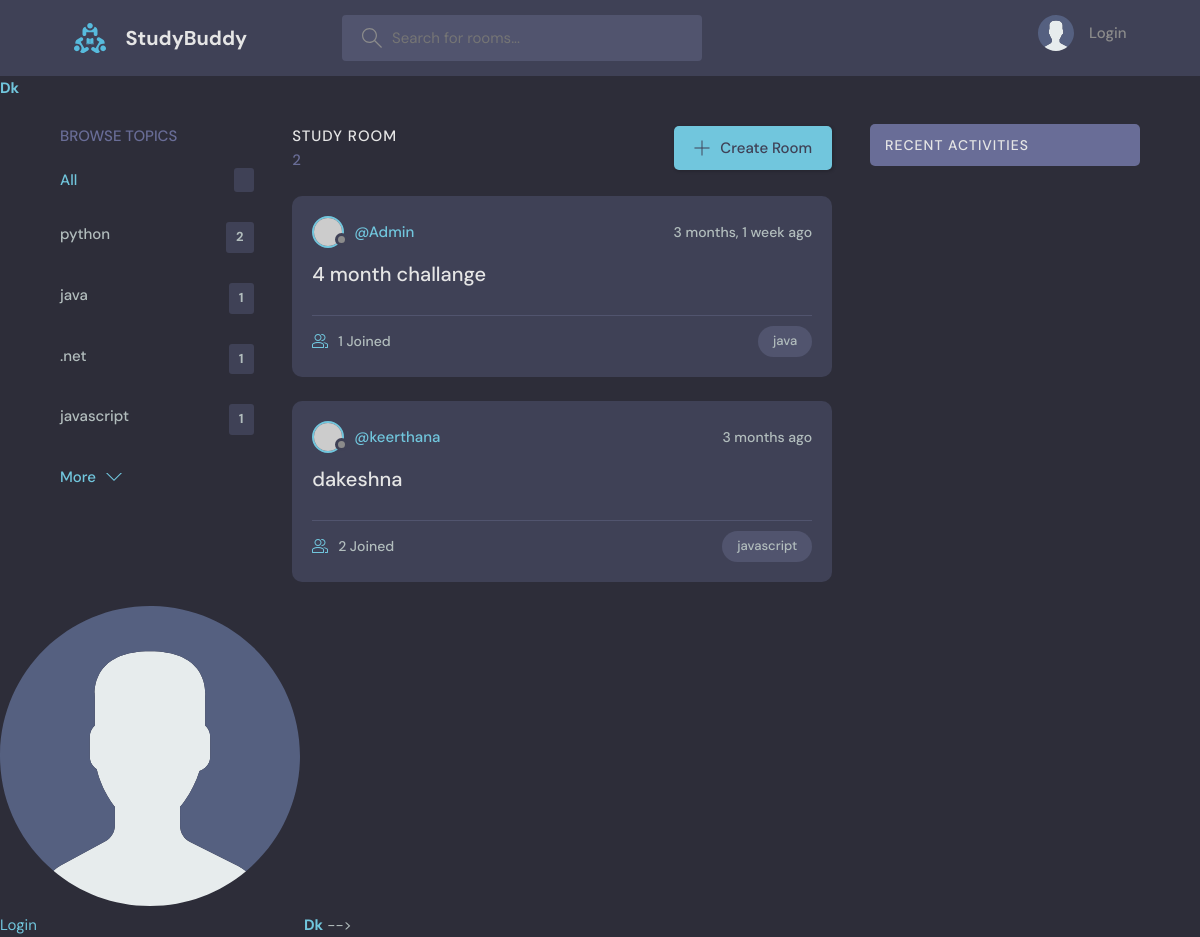
Page /?q=java on the committed database.
### dk/models.py (models this page shows, shortened)
class Topic(models.Model):
    name = models.CharField(max_length=200)

class Room(models.Model):
    host = models.ForeignKey(User, on_delete=models.SET_NULL, null=True)
    topic = models.ForeignKey(Topic, on_delete=models.SET_NULL, null=True)
    name = models.CharField(max_length=200)
    description = models.TextField(null=True, blank=True)
    participants = models.ManyToManyField(
    User, related_name='participants', blank=True)
    updated = models.DateTimeField(auto_now=True)
    created = models.DateTimeField(auto_now_add=True)
    class Meta:
        ordering = ['-updated', '-created']

### dk/views.py (the view)
# urls.py: 2. Add a URL to urlpatterns:  path('', views.home, name='home')
def home(request):
    q=request.GET.get('q') if request.GET.get('q') != None else ''
    rooms = Room.objects.filter(
    Q(topic__name__icontains=q) |
    Q(name__icontains=q) |
    Q(description__icontains=q)
)
    room_count=rooms.count()
    topics=Topic.objects.all
    room_message = Message.objects.filter(Q(room__topic__name__icontains=q))
    context={'rooms':rooms,'topics':topics,'room_count':room_count,'room_message':room_message}
    return render(request,'dk/home.html',context)

### dk/templates/dk/home.html (shortened to what this page needs)
    {% extends 'main.html' %}
    {% block main_content %}
    <main class="layout layout--3">
      <div class="container">
        {% include 'dk/topic.html' %}
        <div class="roomList">
          <div class="roomList__header">
            <div>
              <h2>Study Room</h2>
              <p>{{rooms.count}}</p>
            </div>
            <a class="btn btn--main" href="{% url 'create room' %}">
              <svg version="1.1" xmlns="http://www.w3.org/2000/svg" width="32" height="32" viewBox="0 0 32 32">
                <title>add</title>
                <path
                  d="M16.943 0.943h-1.885v14.115h-14.115v1.885h14.115v14.115h1.885v-14.115h14.115v-1.885h-14.115v-14.115z"
                ></path>
              </svg>
              Create Room
            </a>
          </div>
              {% include 'dk/feed.html' %}
        </div>
             {% include 'dk/activity.html' %}
      </div>
    </main>
    {% endblock main_content %}

### dk/templates/dk/topic.html
<div class="topics">
    <div class="topics__header">
      <h2>Browse Topics</h2>
    </div>
    <ul class="topics__list">
      <li>
        <a href="{% url 'home' %}" class="active">All <span>{{topic.count}}</span></a>
      </li>
      {% for topic in topics %}
      <li>
        <a href="{% url 'home' %}?q={{ topic.name }}">{{topic.name}}<span>{{topic.room_set.all.count}}</span></a>
      </li>
      {% endfor %}
    </ul>
    <a class="btn btn--link" href="topics.html">
      More
      <svg version="1.1" xmlns="http://www.w3.org/2000/svg" width="32" height="32" viewBox="0 0 32 32">
        <title>chevron-down</title>
        <path d="M16 21l-13-13h-3l16 16 16-16h-3l-13 13z"></path>
      </svg>
    </a>
  </div>

### dk/templates/dk/feed.html (shortened to what this page needs)
{% for room in rooms %}
<div class="roomListRoom">
    <div class="roomListRoom__header">
      <a href="{% url 'user profile' pk=room.host.id %}" class="roomListRoom__author">
        <div class="avatar avatar--small">
          <img src="https://randomuser.me/api/portraits/women/11.jpg" />
        </div>
        <span>@{{room.host.username}}</span>
      </a>
      <div class="roomListRoom__actions">
        <span>{{room.created|timesince}} ago</span>
      </div>
    </div>
    <div class="roomListRoom__content">
      <a href="{% url 'room' pk=room.id %}">{{room.name}}</a>
    </div>
    <div class="roomListRoom__meta">
      <a href="{% url 'room' pk=room.id %}" class="roomListRoom__joined">
        {{room.participants.all.count}} Joined
      </a>
      <p class="roomListRoom__topic">{{room.topic.name}}</p>
    </div>
  </div>
{% endfor %}

### static/styles/style.css (style rules this page uses)
:root { --color-main: #71c6dd; --color-main-light: #e1f6fb; --color-dark: #3f4156; --color-dark-medium: #51546e; --color-dark-light: #696d97; --color-light: #e5e5e5; --color-gray: #8b8b8b; --color-light-gray: #b2bdbd; --color-bg: #2d2d39; --color-success: #5dd693; --color-error: #fc4b0b; }
* { font-family: "DM Sans", -apple-system, BlinkMacSystemFont, "Segoe UI", Roboto, Oxygen, Ubuntu, Cantarell, "Open Sans", "Helvetica Neue", sans-serif; margin: 0; padding: 0; box-sizing: border-box; text-rendering: optimizeLegibility; font-size: inherit; }
html { font-size: 56.25%; }
@media only screen and (min-width: 1200px) { html { font-size: 62.5%; } }
body { line-height: 1.6; font-weight: 400; font-size: 1.5rem; color: var(--color-light-gray); background-color: var(--color-bg); min-height: 100vh; }
img { width: 100%; }
a { display: inline-block; color: var(--color-main); text-decoration: none; }
.container { max-width: 120rem; width: 90%; margin: auto; }
.btn { background-color: transparent; border: none; display: inline-flex; align-items: center; gap: 1rem; cursor: pointer; transition: all ease-in-out 0.3s; padding: 1rem 2rem; border-radius: 5px; box-shadow: 1px 1px 3px 1px rgba(0, 0, 0, 0.15); font-weight: 500; }
.btn--link { border-radius: 0; padding: 0; color: var(--color-main); box-shadow: none; }
.btn--main { background-color: var(--color-main); color: var(--color-dark); }
.btn > svg { fill: currentColor; width: 1.6rem; height: 1.6rem; }
.avatar { position: relative; display: inline-block; border-radius: 50%; border: 2px solid var(--color-main); }
.avatar img { display: block; border-radius: 50%; object-fit: cover; object-position: center; }
.avatar::after { content: ""; display: block; position: absolute; background-color: var(--color-gray); z-index: 111; border-radius: 50%; border: 0.3rem solid var(--color-dark); }
.avatar.avatar--small img { width: 2.8rem; height: 2.8rem; }
.avatar.avatar--small:after { width: 0.7rem; height: 0.7rem; bottom: 0px; right: -6px; }
.layout { margin-top: 2.4rem; }
.layout > .container { display: flex; justify-content: space-between; align-items: flex-start; }
.layout--3 > .container > div:first-child { flex-basis: 18%; max-width: 22.5rem; }
.layout--3 > .container > div:nth-child(2) { flex-basis: 50%; }
.topics__header { margin-bottom: 2rem; }
.topics__header h2 { text-transform: uppercase; font-weight: 500; color: var(--color-dark-light); }
.topics__list { list-style: none; }
.topics__list li a { display: flex; justify-content: space-between; margin-bottom: 3rem; font-weight: 500; color: var(--color-light-gray); transition: all 0.3s ease-in-out; }
.topics__list li a.active, .topics__list li a:hover { color: var(--color-main); }
.topics__list li a span { padding: 0.5rem 1rem; background-color: var(--color-dark); border-radius: 3px; font-size: 1.3rem; font-weight: 700; letter-spacing: 1px; }
.roomList__header { display: flex; justify-content: space-between; align-items: center; margin-bottom: 2.4rem; }
.roomList__header h2 { text-transform: uppercase; font-weight: 500; color: var(--color-light); letter-spacing: 1px; }
.roomList__header p { font-weight: 500; color: var(--color-dark-light); }
.roomListRoom { margin-bottom: 2.4rem; background-color: var(--color-dark); border-radius: 1rem; padding: 2rem; }
.roomListRoom__header { display: flex; justify-content: space-between; align-items: center; }
.roomListRoom__author { font-weight: 500; display: flex; align-items: center; gap: 1rem; }
.roomListRoom__actions { display: flex; align-items: flex-start; gap: 1rem; position: relative; }
.roomListRoom__actions span { font-size: 1.4rem; font-weight: 500; }
.roomListRoom__content { margin: 1rem 0; }
.roomListRoom__content a { font-size: 2rem; font-weight: 500; margin-bottom: 1.5rem; color: var(--color-light); transition: all 0.3s ease-in-out; }
.roomListRoom__meta { border-top: 1px solid var(--color-dark-medium); padding-top: 1rem; display: flex; align-items: center; justify-content: space-between; }
.roomListRoom__joined { color: var(--color-light-gray); display: flex; align-items: center; gap: 1rem; font-size: 1.4rem; font-weight: 500; }
.roomListRoom__joined svg { fill: var(--color-main); width: 1.6rem; height: 1.6rem; }
.roomListRoom__topic { padding: 5px 1.5rem; background-color: var(--color-dark-medium); border-radius: 5rem; font-weight: 500; font-size: 1.3rem; }

### rows in the picture
Topic: name "python", room_set.all.count "2"
Topic: name "java", room_set.all.count "1"
Topic: name ".net", room_set.all.count "1"
Topic: name "javascript", room_set.all.count "1"
Room: host.username "Admin", created "3 months, 1 week", name "4 month challange", participants.all.count "1", topic.name "java"
Room: host.username "keerthana", created "3 months", name "dakeshna", participants.all.count "2", topic.name "javascript"

### other values in the picture
{{ rooms.count }} "2"
